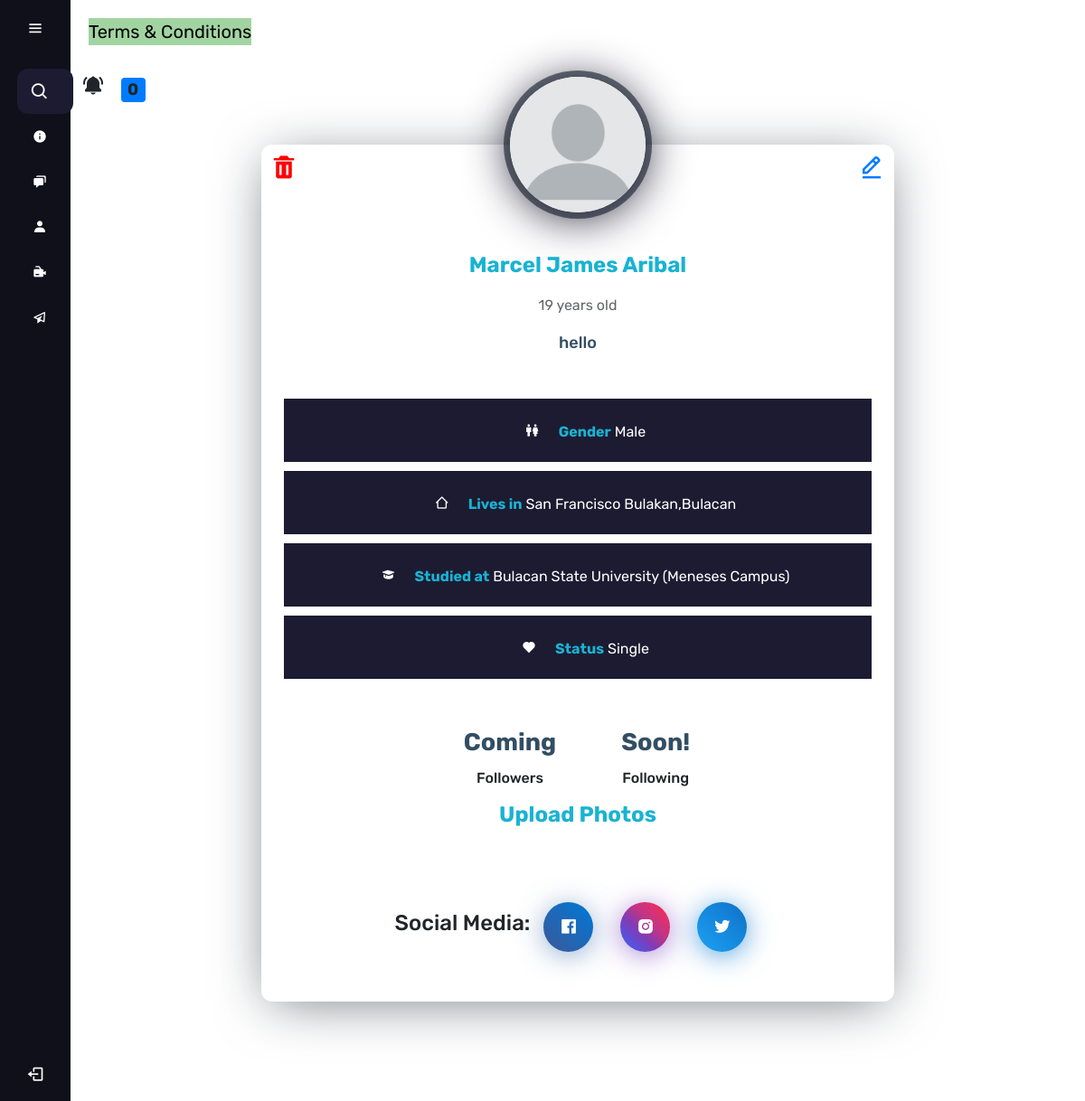
The page /profile/1/ (signed in) on the database its author committed.
### web/models.py (models this page shows)
class User(AbstractUser):
    name = models.CharField(max_length=200, null= True)
    last_name = models.CharField(max_length=200, null= True , verbose_name="Last Name")
    email = models.EmailField(unique=True,null=True)
    age = models.IntegerField(null=True)
    gender = models.ForeignKey(Gender, on_delete=models.SET_NULL, null = True)
    bio = models.TextField(null=True, max_length=1000)
    fb_url = models.CharField(max_length=255, blank=True)
    insta_url = models.CharField(max_length=255, blank=True)
    twitter_url = models.CharField(max_length=255, blank=True)
    birthday = models.DateField(null=True)
    avatar = models.ImageField( default='avatar.png', upload_to='images')
    location = models.CharField(null=True, max_length=50)
    school = models.CharField(null=True, max_length=100)
    status = models.ForeignKey(Status, on_delete=models.SET_NULL, null=True, blank=True)
    created_on =models.DateTimeField(default=timezone.now)
    hobby = models.ForeignKey(Hobby, on_delete=models.SET_NULL, null = True , blank=True, verbose_name= "Whats your hobby?")
    USERNAME_FIELDS = 'email'
    REQUIRED_FIELDS = []

class Gender(models.Model):
    gender = models.CharField(max_length=10)
    def __str__(self):
        return self.gender

class Status(models.Model):
    status = models.CharField(max_length=100)
    def __str__(self):
        return self.status

class Post(models.Model):
    shared_body = models.TextField(blank=True, null=True)
    shared_on = models.DateTimeField(blank=True, null=True)
    shared_user = models.ForeignKey(User, on_delete=models.CASCADE, null=True, blank=True, related_name="+")
    post = models.TextField(blank=True,null=True)
    image = models.ManyToManyField('Image', blank=True)
    created_on = models.DateTimeField(default=timezone.now)
    author = models.ForeignKey(User, on_delete=models.CASCADE)
    likes = models.ManyToManyField(User, blank = True, related_name='Likes')
    dislikes = models.ManyToManyField(User, blank= True, related_name="Dislikes")
    class Meta:
        ordering = ['-created_on', '-shared_on']

### web/views.py (the view)
# urls.py: path('profile/<int:pk>/',views.profile, name = "profile"),
@login_required(login_url= "/login" )
def profile(request, pk, *args,**kwargs):
    form = User.objects.get(id=pk)
    user = form.id
    user1 = Post.objects.filter(author=user).order_by('-created_on')
    if request.method == "POST":
        u_form = UserUpdateForm(request.POST,instance=request.user)
        p_form = ProfileUpdateForm(request.POST,request.FILES,instance= request.user.profile)
        if u_form.is_valid() and p_form.is_valid():
            u_form.save()
            p_form.save()
            messages.success(request, f" Your Account has been updated ")
            return redirect ('/profile')
    else:
        u_form = UserUpdateForm(instance=request.user)
        p_form = ProfileUpdateForm(instance= request.user.profile)
    context = {
        'u_form':u_form,
        'p_form':p_form,
        'user1':user1,
    }
    return render(request, 'profile.html',context)

### web/forms.py
class ProfileUpdateForm(ModelForm):
    class Meta:
        model = Profile
        fields = '__all__'
        exclude = ['user']

### web/templatetags/custom_tags.py (called while the page is built)
@register.inclusion_tag('show_notifications.html',takes_context=True)
def show_notifications(context):
    request_user = context['request'].user
    notifications = Notification.objects.filter(to_user=request_user).exclude(user_has_seen=True).order_by('-date')
    return {'notifications':notifications}

### web/templates/profile.html (shortened to what this page needs)
{% extends 'home_login.html' %}
                          {%if user.avatar%}
                            <img class="round" src="{{request.user.avatar.url}}" alt="user" width="170" height="150" style="border-radius: 50%;"/>
                            {% else %}
                            {% load static %}
                        {%endif%}
  {% block content %}
  <div class="wrapper">
    <div class="profile-card js-profile-card">
      <div class="profile-card__img">
        {%if user.avatar%}
        <img class="round" src="{{request.user.avatar.url}}" alt="user" />
        {% else %}
        {% load static %}
    {%endif%}
      </div>
      <div class="profile-card__cnt js-profile-cnt">
        <div class="profile-card__name">{{request.user.name}} {{request.user.last_name}}
          {% if request.user%}
          <div class="">
              <a class="set-up" href="/set-up" ><i class='bx bx-edit-alt' ></i></a>
          </div>
      {% endif %}
        <a  class = "delete" href="{% url 'main:user-delete' user.id %}"><i class='bx bxs-trash'></i></a>
        </div>
        <p style="opacity: 70%;">{{request.user.age}} years old</p>
        <div class="profile-card__txt"><p>{{request.user.bio}}</p></div>
        <div class="profile-card-loc">
          <span class="profile-card-loc__icon">
            <svg class="icon"><use xlink:href="#icon-location"></use></svg>
          </span>
        </div>
        {% if request.user.gender%}
        <div class="text_yern">
          <i class='bx bx-male-female'></i>
            <strong>Gender</strong> {{request.user.gender}}
        </div>
        {% endif %}
        {% if request.user.location %}
        <div class="text_yern">
            <i class='bx bx-home-alt-2' ></i>
            <strong>Lives in</strong> {{request.user.location}}
        </div>
        {% endif %}
        {% if request.user.school%}
        <div class="text_yern">
            <i class='bx bxs-graduation' ></i>
            <strong>Studied at</strong> {{request.user.school}}
        </div>
        {% endif %}
        {% if request.user.status%}
        <div class="text_yern">
            <i class='bx bxs-heart'></i>
            <strong>Status</strong> {{request.user.status}}
        </div>
        {% endif %}
        <div class="profile-card-inf">
          <div class="profile-card-inf__item">
            <div class="profile-card-inf__title">Coming</div>
            <div class="profile-card-inf__txt">Followers</div>
          </div>
          <div class="profile-card-inf__item">
            <div class="profile-card-inf__title">Soon!</div>
            <div class="profile-card-inf__txt">Following</div>
          </div>
        </div>
        <div class="picture">
            <div class="profile-card__name">Upload Photos</div>
            {% for post in user1 %}
            <div class="row">
                {% endfor%}
        </div>
        </div>
        <div class="profile-card-social">
          {% if request.user.fb_url %}
            <h4>Social Media:</h4>
            <a href="{{request.user.fb_url}}" class="profile-card-social__item facebook">
            <span class="icon-font">
                <i class='bx bxl-facebook-square'></i>
            </span>
          </a>
          {%endif %}
          {% if request.user.insta_url %}
          <a href="{{request.user.insta_url}}" class="profile-card-social__item instagram">
            <span class="icon-font">
                <i class='bx bxl-instagram-alt' ></i>
            </span>
          </a>
          {% endif %}
          {% if request.user.twitter_url %}
            <a href="{{request.user.twitter_url}}" class="profile-card-social__item twitter" >
            <span class="icon-font">
                <i class='bx bxl-twitter'></i>
            </span>
          </a>
          {%endif%}
        </div>
      </div>
{% endblock content %}

### templates/home_login.html (style rules this page uses)
* { margin: 0; padding: 0; box-sizing: border-box; font-family: "Rubik", sans-serif; }
body { position: relative; min-height: 100vh; width: 100%; overflow-y: scroll; }
.home_content i { height: 50px; min-width: 50px; border-radius: 12px; line-height: 50px; text-align: center; }
.wrapper { margin: 10px auto; padding: 0 10%; padding-bottom: 10px; }

### web/templates/profile.html (style rules this page uses)
html { font-family: "Rubik",sans-serif; }
a, a:hover { text-decoration: none; }
.icon { display: inline-block; width: 1em; height: 1em; stroke-width: 0; stroke: currentColor; fill: currentColor; }
.wrapper { width: 100%; width: 100%; height: auto; min-height: 70vh; padding: 50px 20px; padding-top: 10px; }
.profile-card { width: 100%; min-height: 460px; margin: auto; box-shadow: 0px 8px 60px -10px rgba(13, 28, 39, 0.6); background: #fff; border-radius: 12px; max-width: 700px; position: relative; }
.profile-card__img { width: 150px; height: 150px; margin-left: auto; margin-right: auto; transform: translateY(-50%); border-radius: 50%; overflow: hidden; position: relative; z-index: 4; box-shadow: 0px 5px 50px 0px #1d1b31, 0px 0px 0px 7px rgba(13, 28, 39, 0.6); }
.profile-card__img img { display: block; width: 100%; height: 100%; object-fit: cover; border-radius: 50%; }
.profile-card__cnt { margin-top: -35px; text-align: center; padding: 0 20px; padding-bottom: 40px; transition: all 0.3s; }
.profile-card__name { font-weight: 700; font-size: 24px; color: #19b3d3; margin-bottom: 15px; }
.profile-card__txt { font-size: 18px; font-weight: 500; color: #324e63; margin-bottom: 15px; }
.profile-card-loc { display: flex; justify-content: center; align-items: center; font-size: 18px; font-weight: 600; }
.profile-card-loc__icon { display: inline-flex; font-size: 27px; margin-right: 10px; }
.profile-card-inf { display: flex; justify-content: center; flex-wrap: wrap; align-items: flex-start; margin-top: 35px; }
.profile-card-inf__item { padding: 10px 35px; min-width: 150px; }
.profile-card-inf__title { font-weight: 700; font-size: 27px; color: #324e63; }
.profile-card-inf__txt { font-weight: 500; margin-top: 7px; }
.profile-card-social { margin-top: 25px; display: flex; justify-content: center; align-items: center; flex-wrap: wrap; }
.profile-card-social__item { display: inline-flex; width: 55px; height: 55px; margin: 15px; border-radius: 50%; align-items: center; justify-content: center; color: #fff; background: #405de6; box-shadow: 0px 7px 30px rgba(43, 98, 169, 0.5); position: relative; font-size: 21px; flex-shrink: 0; transition: all 0.3s; }
.profile-card-social__item.facebook { background: linear-gradient(45deg, #3b5998, #0078d7); box-shadow: 0px 4px 30px rgba(43, 98, 169, 0.5); }
.profile-card-social__item.twitter { background: linear-gradient(45deg, #1da1f2, #0e71c8); box-shadow: 0px 4px 30px rgba(19, 127, 212, 0.7); }
.profile-card-social__item.instagram { background: linear-gradient(45deg, #405de6, #5851db, #833ab4, #c13584, #e1306c, #fd1d1d); box-shadow: 0px 4px 30px rgba(120, 64, 190, 0.6); }
.profile-card-social .icon-font { display: inline-flex; }
.row { display: inline-block; background: white; padding:1px; border-radius: 5px; cursor: pointer; transition: all .40s; max-width: 30em; }
.text_yern { background-color: #1d1b31; color: white; padding: 10px 10px; border: 5px solid white; text-align: center; text-decoration: none; display: block; }
strong { color: #19b3d3; }
.delete { position: absolute; top: 0; left: 0; font-size: 30px; color: red; }
.set-up { position: absolute; top: 0; right: 0; font-size: 30px; }

### rows shown on the page
User: user.avatar (placeholder picture), user.name "Marcel James", user.last_name "Aribal", user.age "19", user.bio "hello", user.gender "Male", user.location "San Francisco Bulakan,Bulacan", user.school "Bulacan State University (Meneses Campus)", user.status "Single"

### other values the page prints
{{ notifications.count }} "0"
